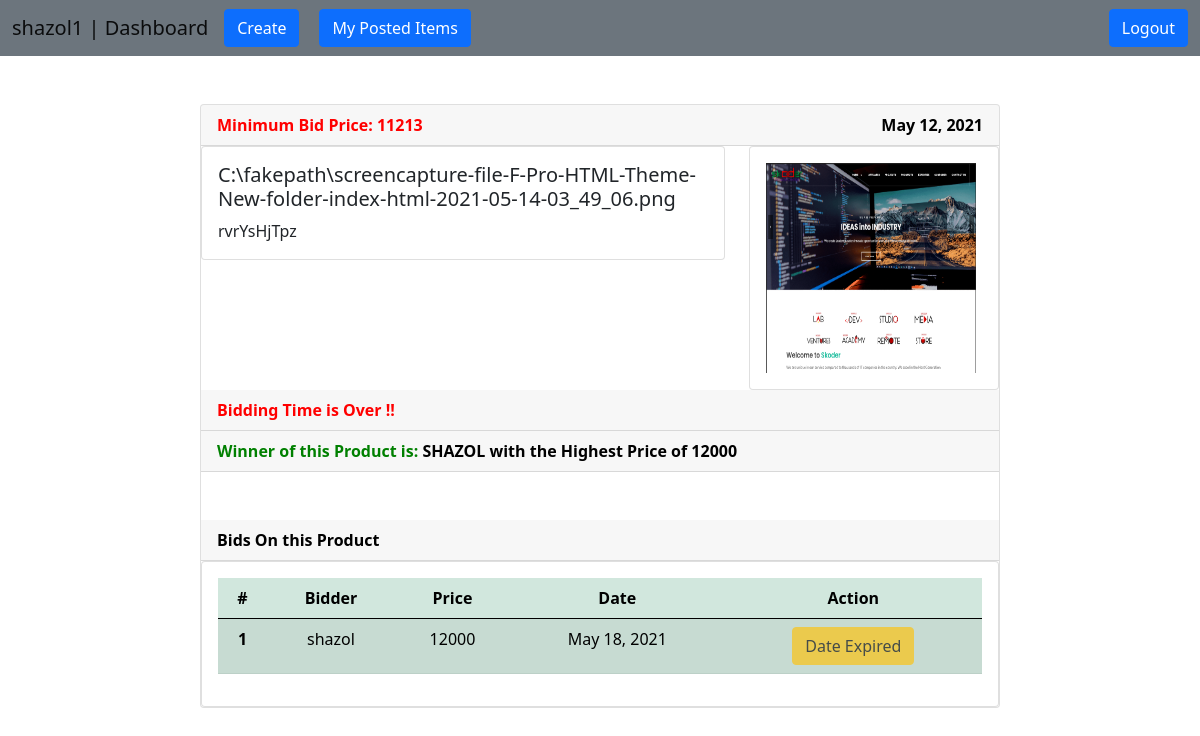
Screenshot of /auction/bid/7/ (signed in) with the database file from the repository.
### users/models.py (models this page shows)
class NewUser(AbstractBaseUser, PermissionsMixin):
    email = models.EmailField(_('email address'), unique=True)
    user_name = models.CharField(max_length=150, unique=True)
    first_name = models.CharField(max_length=150, blank=True)
    start_date = models.DateTimeField(default=timezone.now)
    about = models.TextField(_('about'), max_length=500, blank=True)
    is_staff = models.BooleanField(default=False)
    is_active = models.BooleanField(default=True)
    objects = CustomAccountManager()
    USERNAME_FIELD = 'email'
    REQUIRED_FIELDS = ['user_name', 'first_name']
    def __str__(self):
        return self.user_name

### auction/models.py (models this page shows, shortened)
class Product(models.Model):
    user = models.ForeignKey(NewUser, on_delete=models.CASCADE)
    name = models.CharField(max_length=255)
    description = models.TextField()
    image = models.ImageField(upload_to=image_path, default='product/placeholder.png')
    min_price = models.BigIntegerField()
    end_date = models.DateTimeField(auto_now_add=False)
    created = models.DateTimeField(auto_now_add=True)

class Bid(models.Model):
    user = models.ForeignKey(NewUser, on_delete=models.CASCADE)
    product = models.ForeignKey(Product, on_delete=models.CASCADE)
    price = models.CharField(max_length=255)
    date = models.DateTimeField(auto_now_add=True)

### auction/views.py (the view, shortened to what this page needs)
# urls.py: path('bid/<str:pk>/', views.BidPlace, name='bid'),
@login_required(login_url='login')
def BidPlace(request, pk):
    product = Product.objects.get(id=pk)
    bids = Bid.objects.filter(product_id=pk)
    if Bid.objects.all().count() > 0:
        winner = Bid.objects.order_by('-price')[0]
    else:
        winner = 0
    context = {
        'product': product,
        'bids': bids,
        'winner': winner,
    }
    return render(request, 'bid.html', context)

### templates/bid.html (shortened to what this page needs)
{% extends 'base.html' %}
{% load static %}
{% block content %}
    <br><br>
    <div class="col-md-8" style="margin: auto">
        <div class="card">
            <div class="card-header" style="color: red; font-weight: bolder">
                Minimum Bid Price: {{ product.min_price }}
                <span style="float: right; color: black">
                    {{ product.end_date | date }}
                </span>
            </div>
            <div class="row">
                <div class="col-sm-8">
                    <div class="card">
                        <div class="card-body">
                            <h5 class="card-title">{{ product.name }}</h5>
                            <p class="card-text">{{ product.description }}</p>
                        </div>
                    </div>
                </div>
                <div class="col-sm-4">
                    <div class="card">
                        <div class="card-body">
                            <img src="{{ product.image.url }}" style="height: 210px; width: 210px;"/>
                        </div>
                    </div>
                </div>
            </div>
            {% now "Y-m-d" as today_date %}
            {% if today_date > product.end_date|date:"Y-m-d" %}
                <div class="card-header" style="color: red; font-weight: bold">
                    Bidding Time is Over !!
                </div>
                {% if winner != 0 %}
                    <div class="card-header" style="color: green; font-weight: bold">
                        Winner of this Product is:
                        <span style="color: black">
                        {{ winner.user| upper }} with the Highest Price of {{ winner.price }}
                    </span>
                    </div>
                {% endif %}
            {% endif %}
            <br><br>
            <div class="card-header" style="color: black; font-weight: bolder">
                Bids On this Product
            </div>
            <div class="col-md-12">
                <div class="card">
                    <div class="card-body">
                        <table class="table table-success table-striped table-hover text-center">
                            <thead>
                            <tr>
                                <th scope="col">#</th>
                                <th scope="col">Bidder</th>
                                <th scope="col">Price</th>
                                <th scope="col">Date</th>
                                <th scope="col">Action</th>
                            </tr>
                            </thead>
                            <tbody>
                            {% for bid in bids %}
                                <tr>
                                    <th scope="row">{{ forloop.counter }}</th>
                                    <td>{{ bid.user }}</td>
                                    <td>{{ bid.price }}</td>
                                    <td>{{ bid.date | date }}</td>
                                    <td>
                                        {% now "Y-m-d" as today_date %}
                                        {% if today_date > product.end_date|date:"Y-m-d" %}
                                            <a href="{% url 'edit' bid.id %}"
                                               class="btn btn-warning disabled"
                                               tabindex="-1" role="button" aria-disabled="true">
                                                Date Expired
                                            </a>
                                        {% endif %}
                                    </td>
                                </tr>
                            {% endfor %}
                            </tbody>
                        </table>
                    </div>
                </div>
            </div>
        </div>
        <br>
    </div>
{% endblock %}

### templates/navber.html (shortened to what this page needs)
<nav class="navbar navbar-expand-lg navbar-light bg-secondary">
    <div class="container-fluid">
        {% if request.user.is_authenticated %}
            <a class="navbar-brand" href="{% url 'dashboard' request.user %}">{{ request.user }} | Dashboard</a>
            <div class="collapse navbar-collapse" id="navbarSupportedContent">
                <ul class="navbar-nav me-auto mb-2 mb-lg-0">
                    {% if request.user.is_staff %}
                        <li class="nav-item">
                            <a type="button" class="btn btn-primary" href="{% url 'admin-dashboard' %}">
                                Dashboard
                            </a>
                        </li>
                        <li class="nav-item active" style="margin-left: 20px;">
                            <a class="btn btn-primary" href="{% url 'dashboard' request.user %}">Auction Gallery</a>
                        </li>
                    {% else %}
                        <li class="nav-item">
                            <a type="button" class="btn btn-primary" href="{% url 'addProduct' %}">
                                Create
                            </a>
                        </li>
                        <li class="nav-item active" style="margin-left: 20px;">
                            <a class="btn btn-primary" href="{% url 'my-items' request.user.pk %}">My Posted Items</a>
                        </li>
                    {% endif %}
                </ul>
                <a class="btn btn-primary" href="{% url 'logout' %}">Logout</a>
            </div>
        {% endif %}
    </div>
</nav>

### rows the page displays
NewUser: user "shazol1"
Product: min_price "11213", end_date "May 12, 2021", name "C:\\fakepath\\screencapture-file-F-Pro-HTML-Theme-New-folder-index-html-2021-05-14-03_49_06.png", description "rvrYsHjTpz", image (picture)
Bid: user "SHAZOL", price "12000", user "shazol", date "May 18, 2021"
